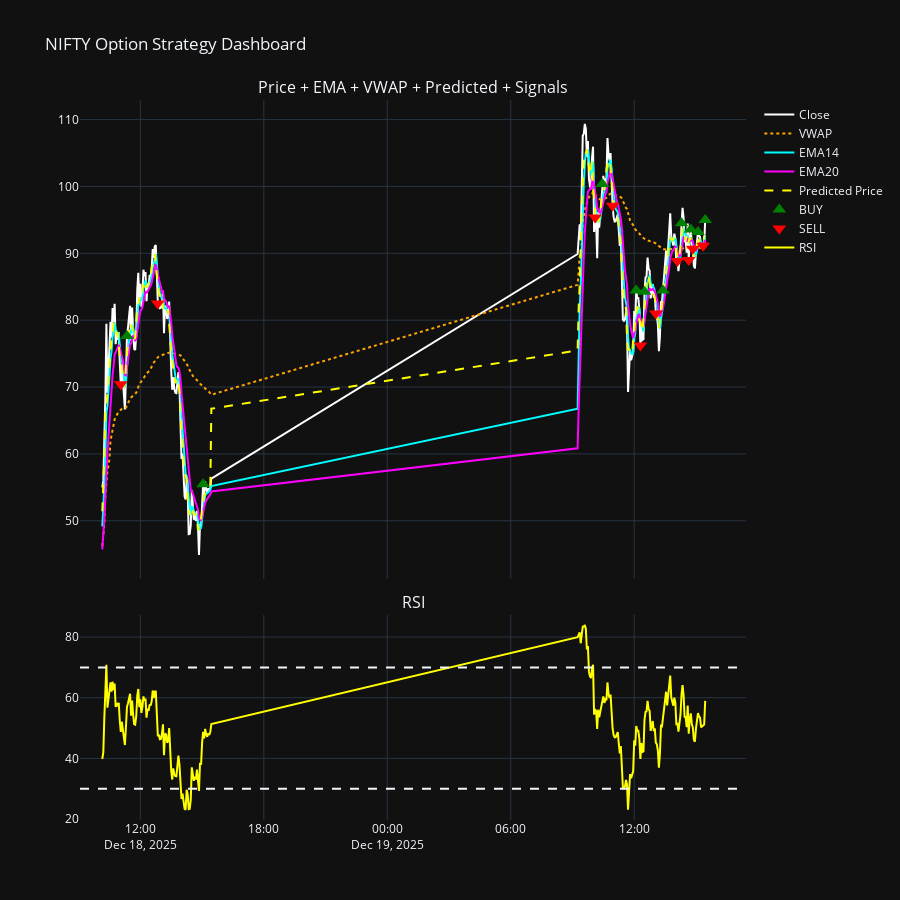

Notebook source saved alongside this figure:
### Code cell
import pandas as pd
import numpy as np
from plotly.subplots import make_subplots
import plotly.graph_objects as go

# --- Example: df should already have all your columns ---
# df = pd.read_csv('your_data.csv', parse_dates=['Datetime'])

# --- Step 1: Generate predicted price (simple placeholder model) ---
# For demonstration, let's use EMA14 shifted as a naive "future price"
df['future_price'] = df['EMA14'].shift(-1)

# --- Step 2: Generate Buy/Sell signals ---
# Buy: EMA14 crosses above EMA20 and RSI < 70
# Sell: EMA14 crosses below EMA20 and RSI > 30
df['signal'] = 0
df.loc[(df['EMA14'] > df['EMA20']) & (df['EMA14'].shift(1) <= df['EMA20'].shift(1)) & (df['RSI'] < 70), 'signal'] = 1
df.loc[(df['EMA14'] < df['EMA20']) & (df['EMA14'].shift(1) >= df['EMA20'].shift(1)) & (df['RSI'] > 30), 'signal'] = -1

# --- Step 3: Prepare figure ---
fig = make_subplots(
    rows=2, cols=1,
    shared_xaxes=True,
    vertical_spacing=0.05,
    row_heights=[0.7, 0.3],
    subplot_titles=("Price + EMA + VWAP + Predicted + Signals", "RSI")
)

# --- PRICE + EMA + VWAP + Predicted ---
fig.add_trace(go.Scatter(x=df['Datetime'], y=df['close'], name='Close', line=dict(color='white')), row=1, col=1)
fig.add_trace(go.Scatter(x=df['Datetime'], y=df['VWAP'], name='VWAP', line=dict(color='orange', dash='dot')), row=1, col=1)
fig.add_trace(go.Scatter(x=df['Datetime'], y=df['EMA14'], name='EMA14', line=dict(color='cyan')), row=1, col=1)
fig.add_trace(go.Scatter(x=df['Datetime'], y=df['EMA20'], name='EMA20', line=dict(color='magenta')), row=1, col=1)
fig.add_trace(go.Scatter(x=df['Datetime'], y=df['future_price'], name='Predicted Price', line=dict(color='yellow', dash='dash')), row=1, col=1)

# --- BUY SIGNALS ---
fig.add_trace(go.Scatter(
    x=df[df['signal'] == 1]['Datetime'],
    y=df[df['signal'] == 1]['close'],
    mode='markers',
    name='BUY',
    marker=dict(color='green', size=12, symbol='triangle-up')
), row=1, col=1)

# --- SELL SIGNALS ---
fig.add_trace(go.Scatter(
    x=df[df['signal'] == -1]['Datetime'],
    y=df[df['signal'] == -1]['close'],
    mode='markers',
    name='SELL',
    marker=dict(color='red', size=12, symbol='triangle-down')
), row=1, col=1)

# --- RSI ---
fig.add_trace(go.Scatter(x=df['Datetime'], y=df['RSI'], name='RSI', line=dict(color='yellow')), row=2, col=1)
fig.add_hline(y=70, line_dash="dash", row=2, col=1)
fig.add_hline(y=30, line_dash="dash", row=2, col=1)

# --- Layout ---
fig.update_layout(
    height=900,
    template='plotly_dark',
    xaxis_rangeslider_visible=False,
    title="NIFTY Option Strategy Dashboard"
)

fig.show()

### Figure 1 — Plotly figure (JSON) as saved in the notebook; plotly's stock layout.template omitted (floating-point values rounded to 4 significant figures; data arrays with more than 128 entries replaced by an {"elided": "..."} marker saying what was removed)
{"data": [{"line": {"color": "white"}, "name": "Close", "type": "scatter", "x": {"elided": "232 str values"}, "xaxis": "x", "y": {"elided": "232 float values"}, "yaxis": "y"}, {"line": {"color": "orange", "dash": "dot"}, "name": "VWAP", "type": "scatter", "x": {"elided": "232 str values"}, "xaxis": "x", "y": {"elided": "232 float values"}, "yaxis": "y"}, {"line": {"color": "cyan"}, "name": "EMA14", "type": "scatter", "x": {"elided": "232 str values"}, "xaxis": "x", "y": {"elided": "232 float values"}, "yaxis": "y"}, {"line": {"color": "magenta"}, "name": "EMA20", "type": "scatter", "x": {"elided": "232 str values"}, "xaxis": "x", "y": {"elided": "232 float values"}, "yaxis": "y"}, {"line": {"color": "yellow", "dash": "dash"}, "name": "Predicted Price", "type": "scatter", "x": {"elided": "232 str values"}, "xaxis": "x", "y": {"elided": "232 float values"}, "yaxis": "y"}, {"marker": {"color": "green", "size": 12, "symbol": "triangle-up"}, "mode": "markers", "name": "BUY", "type": "scatter", "x": ["2025-12-18T11:21:00", "2025-12-18T15:03:00", "2025-12-19T10:27:00", "2025-12-19T12:06:00", "2025-12-19T12:30:00", "2025-12-19T13:24:00", "2025-12-19T14:18:00", "2025-12-19T14:45:00", "2025-12-19T15:06:00", "2025-12-19T15:27:00"], "xaxis": "x", "y": [77.65, 55.45, 100.3, 84.45, 84.25, 84.45, 94.5, 93.55, 93.2, 95], "yaxis": "y"}, {"marker": {"color": "red", "size": 12, "symbol": "triangle-down"}, "mode": "markers", "name": "SELL", "type": "scatter", "x": ["2025-12-18T11:03:00", "2025-12-18T12:51:00", "2025-12-19T10:06:00", "2025-12-19T10:57:00", "2025-12-19T12:18:00", "2025-12-19T13:03:00", "2025-12-19T14:06:00", "2025-12-19T14:39:00", "2025-12-19T14:51:00", "2025-12-19T15:21:00"], "xaxis": "x", "y": [70.4, 82.5, 95.35, 97.1, 76.2, 81, 88.85, 89, 90.7, 91.15], "yaxis": "y"}, {"line": {"color": "yellow"}, "name": "RSI", "type": "scatter", "x": {"elided": "232 str values"}, "xaxis": "x2", "y": {"elided": "232 float values"}, "yaxis": "y2"}], "layout": {"annotations": [{"font": {"size": 16}, "showarrow": false, "text": "Price + EMA + VWAP + Predicted + Signals", "x": 0.5, "xanchor": "center", "xref": "paper", "y": 1.0, "yanchor": "bottom", "yref": "paper"}, {"font": {"size": 16}, "showarrow": false, "text": "RSI", "x": 0.5, "xanchor": "center", "xref": "paper", "y": 0.285, "yanchor": "bottom", "yref": "paper"}], "height": 900, "shapes": [{"line": {"dash": "dash"}, "type": "line", "x0": 0, "x1": 1, "xref": "x2 domain", "y0": 70, "y1": 70, "yref": "y2"}, {"line": {"dash": "dash"}, "type": "line", "x0": 0, "x1": 1, "xref": "x2 domain", "y0": 30, "y1": 30, "yref": "y2"}], "title": {"text": "NIFTY Option Strategy Dashboard"}, "xaxis": {"anchor": "y", "domain": [0, 1], "matches": "x2", "rangeslider": {"visible": false}, "showticklabels": false}, "xaxis2": {"anchor": "y2", "domain": [0, 1]}, "yaxis": {"anchor": "x", "domain": [0.335, 1.0]}, "yaxis2": {"anchor": "x2", "domain": [0, 0.285]}}}
